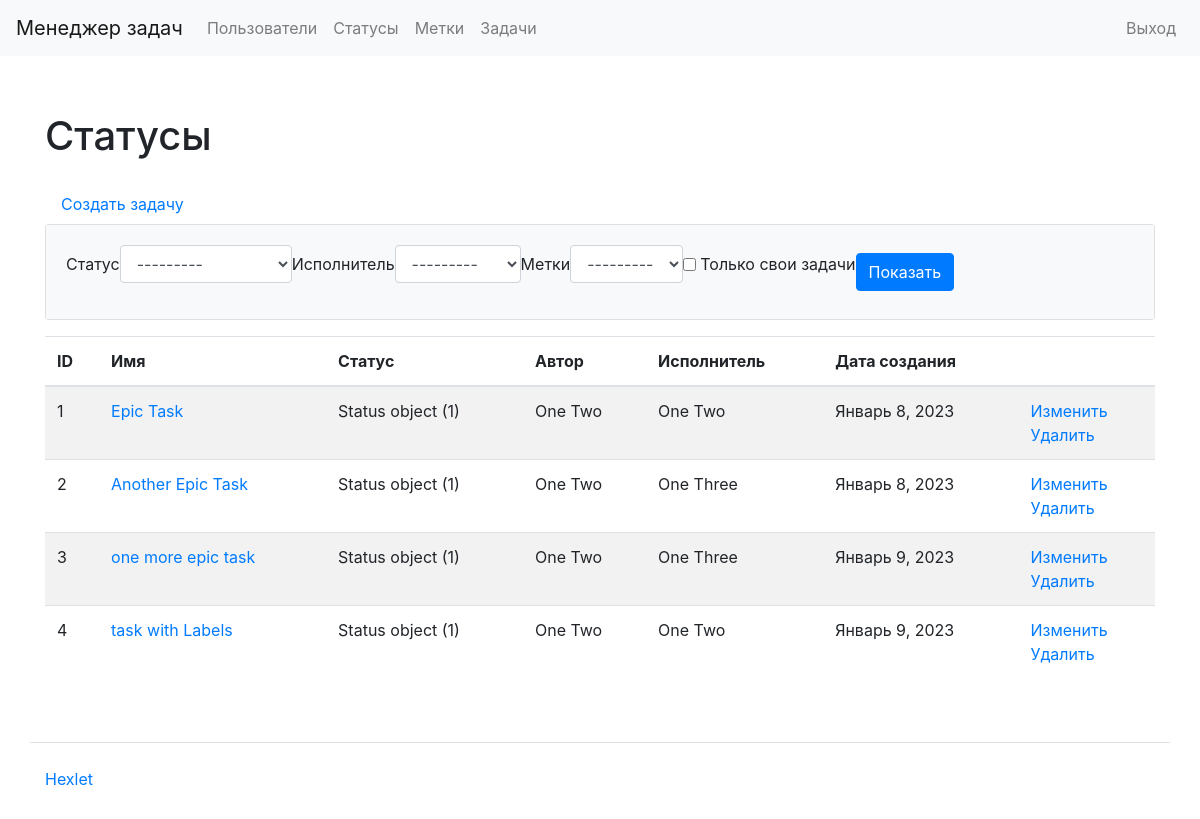
The page /tasks/ (signed in) on the database as committed earlier.
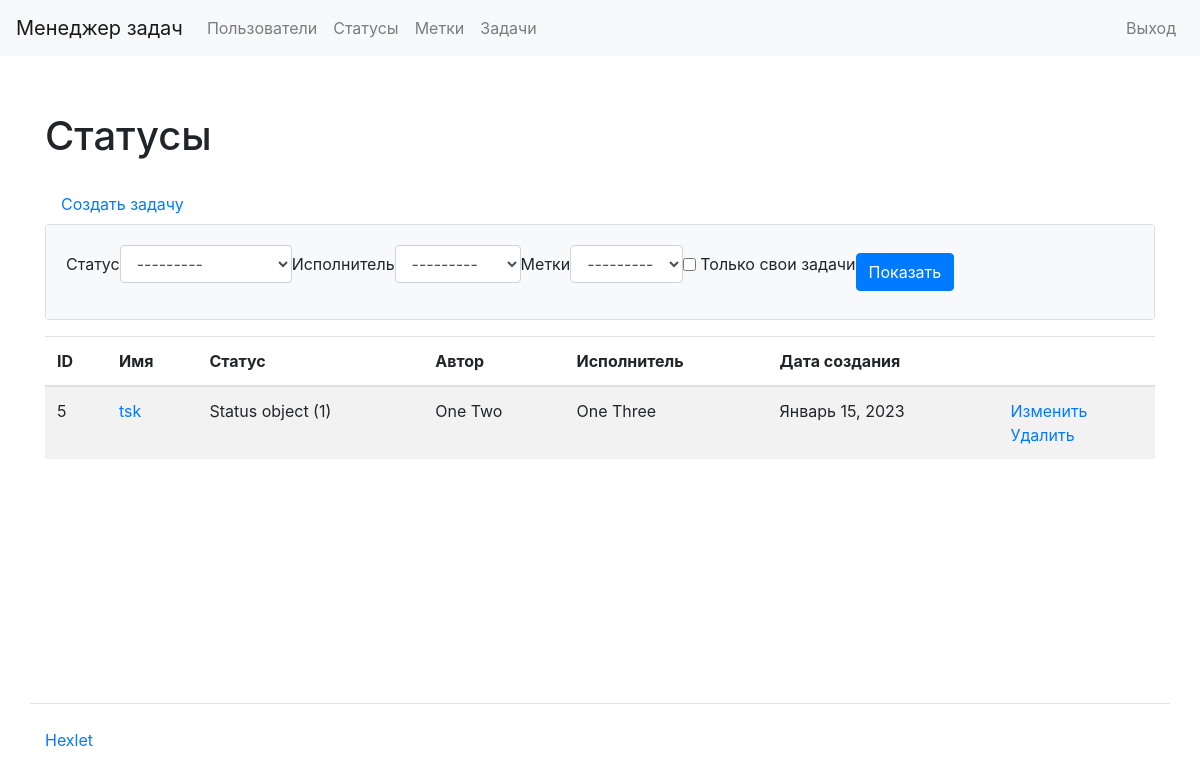
The same page on the database as committed later.
### task_manager/tasks/models.py (models this page shows)
class Task(models.Model):
    name = models.CharField(max_length=50, unique=True)
    description = models.TextField(null=True, blank=True)
    owner = models.ForeignKey(
        CustomUser,
        related_name='owner',
        on_delete=models.PROTECT,
        null=True,
    )
    executor = models.ForeignKey(
        CustomUser,
        related_name='executor',
        on_delete=models.PROTECT,
        null=True,
        verbose_name=_('Executor'),
    )
    status = models.ForeignKey(Status, on_delete=models.PROTECT, null=True,
                               verbose_name=_('Status'),)
    labels = models.ManyToManyField(
        Label,
        verbose_name=_('Labels'),
    )
    created_at = models.DateTimeField(auto_now_add=True)

### task_manager/statuses/models.py (models this page shows)
class Status(models.Model):
    name = models.CharField(max_length=50, unique=True)
    created_at = models.DateTimeField(auto_now_add=True)

### task_manager/users/models.py (models this page shows)
class CustomUser(AbstractUser):
    def __str__(self):
        return self.get_full_name()

### task_manager/tasks/views.py (the view)
# urls.py: path('', views.TasksListView.as_view(), name='tasks_index'),
class TasksListView(CustomUnAuthorizedMixin, FilterView):
    model = Task
    login_url = 'login'
    template_name = 'tasks/index.html'
    filterset_class = TaskFilter

### task_manager/labels/models.py (called while the page is built)
    def __str__(self):
        return self.name

### task_manager/users/utils.py (called while the page is built)
    def dispatch(self, request, *args, **kwargs):
        if not request.user.is_authenticated:
            messages.error(
                request, ERROR_AUTH_MESSAGE
            )
            return redirect('login')
        return super().dispatch(request, *args, **kwargs)

### task_manager/templates/tasks/index.html (shortened to what this page needs)
{% extends "index.html" %}
{% load bootstrap4 %}
{% load i18n %}
{% block content %}
<div class="container wrapper flex-grow-1">
    <h1 class="my-4">
        {% trans "Statuses" %}
    </h1>
    <a class="nav-link" href="{% url 'tasks_create' %}">Создать задачу</a>
    <div class="card mb-3">
        <div class="card-body bg-light">
            <form class="form-inline center" method="get">
                {% bootstrap_form filter.form field_class="ml-2 mr-2" %}
                <div class="form-group">
                    <input class="btn btn-primary" type="submit" value="Показать"/>
                </div>
            </form>
        </div>
    </div>
    <table class="table table-striped">
        <thead>
            <tr>
                <th>ID</th>
                <th>{% trans "Name" %}</th>
                <th>{% trans "Status" %}</th>
                <th>{% trans "Owner" %}</th>
                <th>{% trans "Executor" %}</th>
                <th>{% trans "Creation date" %}</th>
                <th></th>
            </tr>
        </thead>
        <tbody>
            {% for task in object_list %}
            <tr>
                <td>{{ task.id }}</td>
                <td><a href="{% url 'tasks_show' pk=task.id %}">{{ task.name }}</a></td>
                <td>{{ task.status }}</td>
                <td>{{ task.owner }}</td>
                <td>{{ task.executor }}</td>
                <td>{{ task.created_at|date:"F j, Y" }}</td>
                <td><a href="{% url 'tasks_update' pk=task.id %}">{% trans "Update" %}</a>
                <br/><a href="{% url 'tasks_delete' pk=task.id %}">{% trans "Delete" %}</a></td>
            </tr>
            {% endfor %}
        </tbody>
    </table>
</div>
{% endblock %}

### task_manager/templates/index.html (shortened to what this page needs)
{% load bootstrap4 %}
{% load i18n %}
<!DOCTYPE html>
<html lang="ru-ru">
    <head>
        {% bootstrap_css %}
    </head>
    <body class="d-flex flex-column min-vh-100">
        <nav class="navbar navbar-expand-lg navbar-light bg-light mb-3">
            <a class="navbar-brand" href="/">
                {% trans "Task manager" %}
            </a>
            <div class="collapse navbar-collapse" id="navbarToggleExternalContent">
                <ul class="navbar-nav mr-auto">
                    <li class="nav-item">
                        <a class="nav-link" href="{% url 'users_index' %}">
                            {% trans "Users" %}
                        </a>
                    </li>
                    {% if user.is_authenticated %}
                    <li class="nav-item">
                        <a class="nav-link" href="{% url 'statuses_index' %}">
                            {% trans "Statuses" %}
                        </a>
                    </li>
                    <li class="nav-item">
                        <a class="nav-link" href="{% url 'labels_index' %}">
                            {% trans "Labels" %}
                        </a>
                    </li>
                    <li class="nav-item">
                        <a class="nav-link" href="{% url 'tasks_index' %}">
                            {% trans "Tasks" %}
                        </a>
                    </li>
                    {% endif %}
                </ul>
                <ul class="navbar-nav">
                    {% if user.is_anonymous %}
                    <li class="nav-item">
                        <a class="nav-link" href="{% url 'login' %}">
                            {% trans "Login" %}
                        </a>
                    </li>
                    <li class="nav-item">
                        <a class="nav-link" href="{% url 'users_create' %}">
                            {% trans "Sign up" %}
                        </a>
                    </li>
                    {% else %}
                    <li class="nav-item">
                        <a class="nav-link" href="{% url 'logout' %}">
                            {% trans "Logout" %}
                        </a>
                    </li>
                    {%endif%}
                </ul>
            </div>
        </nav>
        {% block content %}{% endblock %}
        <footer>
            <div class="container my-5 pt-4 border-top">
                <a href="https://ru.hexlet.io" target="_blank">
                    Hexlet
                </a>
            </div>
        </footer>
    </body>
</html>

Rows that differ between the two databases and show on the page:
removed Task: id "1", name "Epic Task", status "Status object (1)", owner "One Two", executor "One Two", created_at "Январь 8, 2023"
removed Task: id "2", name "Another Epic Task", status "Status object (1)", owner "One Two", executor "One Three", created_at "Январь 8, 2023"
removed Task: id "3", name "one more epic task", status "Status object (1)", owner "One Two", executor "One Three", created_at "Январь 9, 2023"
removed Task: id "4", name "task with Labels", status "Status object (1)", owner "One Two", executor "One Two", created_at "Январь 9, 2023"
added Task: id "5", name "tsk", status "Status object (1)", owner "One Two", executor "One Three", created_at "Январь 15, 2023"
